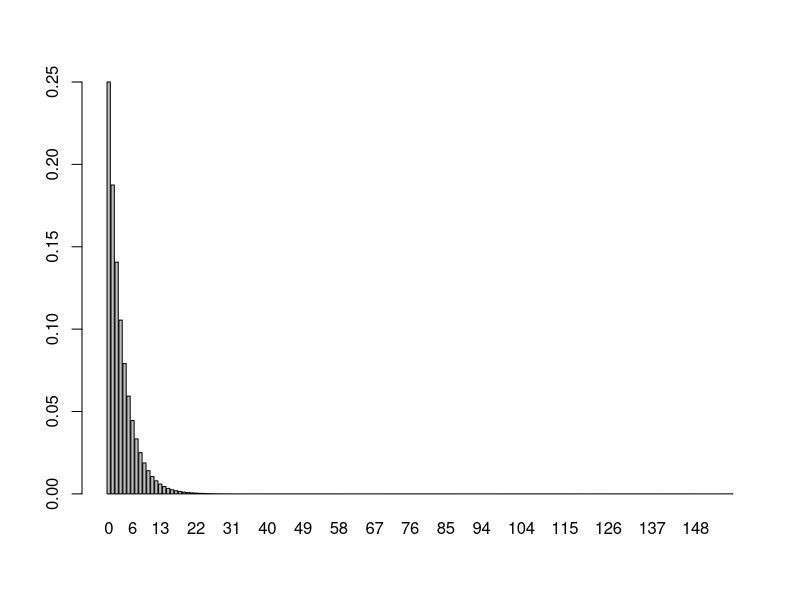
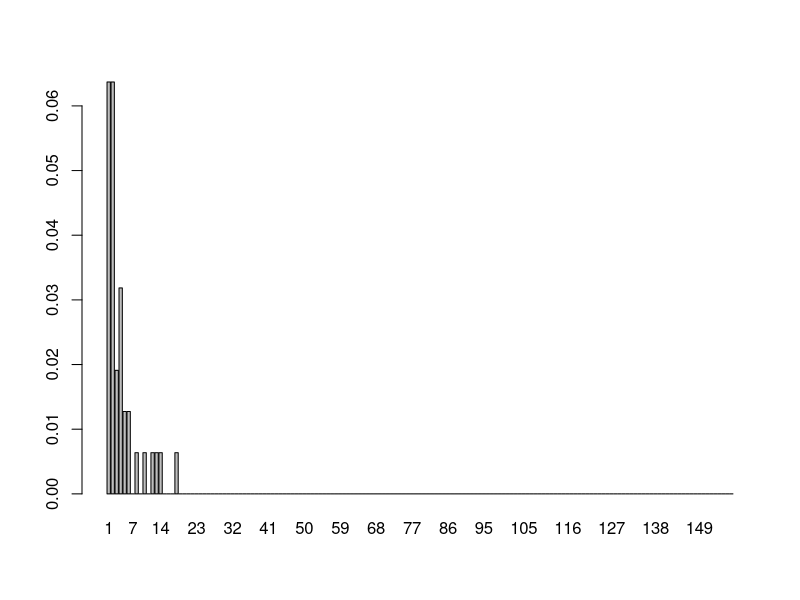
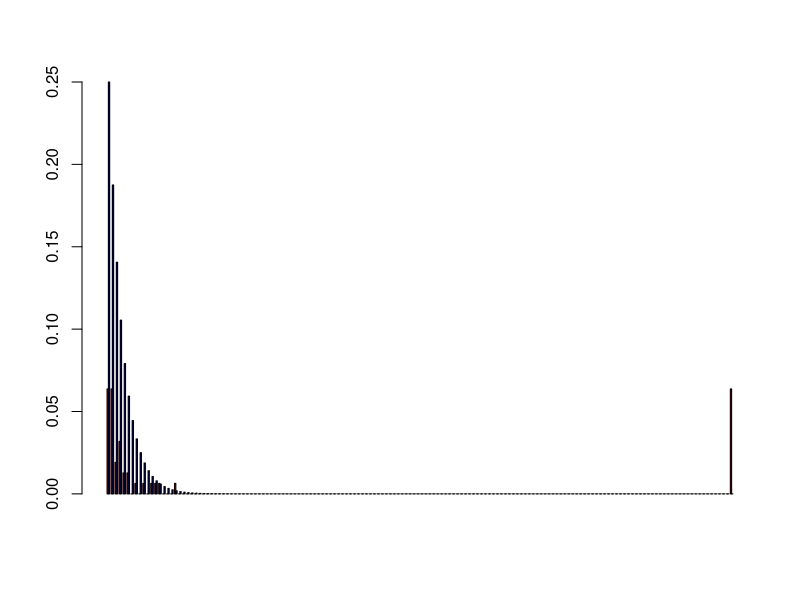

Write R code to recreate these figures, in order.
# setwd("Homeworks/Week3")
# cleanup
rm(list = ls())

# i've cleaned up this file to replace 'L-wo' or 'W-wo' with L and W respectively.
Mets <- read.csv("lib/Mets.csv"); head(Mets)
# obtain only W and L
Mets <- subset(Mets, Mets$W.L == "W" | Mets$W.L == "L" ); head(Mets)

p <- 1/4 # probability of winning
N <- nrow(Mets)
# A)

# barplot of theoretical lose until win
expected <- dgeom(0: N, p)
barplot(expected, names.arg = 0:N)

# barplot of obsertved lose until win ?????
tally <- numeric(N)
currentTally <- 1
for (i in 1:N){
  if (Mets$W.L[i] == "L"){
    currentTally <- currentTally + 1
  } else {
    tally[currentTally] =  tally[currentTally] + 1
    currentTally = 1
  }
}
observed <- tally/length(tally)
barplot(observed, names.arg = 1:N)

# ?????
barplot(rbind(observed, expected), beside = TRUE, col = c("red", "blue"))

#B) ?????
